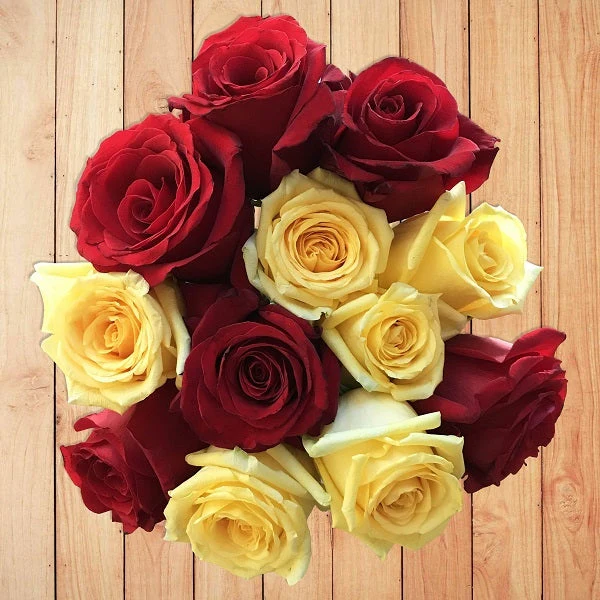
#> input picture Computer_Vision/Computer_Vision_Enhancement/image1.webp, 600 x 600 px; the run also reads 1 picture not shown here
$ python main.py   (older library calls are emulated)
#> lines starting #> are read from the running program, lines starting #| are printed output that depends on the picture; after the words box and inside, x2 and y2 are one past the last pixel; in counts of white or black regions, pixels touching at a corner belong together
### Computer_Vision/Computer_Vision_Enhancement/cv_lib/utils.py
import cv2
import matplotlib.pyplot as plt
from PIL import Image


def load_image(path):
    img = cv2.imread(path)
    if img is None:
        raise ValueError(f"Image at {path} not found.")
    return img

def to_rgb(img):
    return cv2.cvtColor(img, cv2.COLOR_BGR2RGB)

def to_hsv(img):
    return cv2.cvtColor(img, cv2.COLOR_BGR2HSV)

def show_images(images, titles, figsize=(15, 10)):
    n = len(images)
    plt.figure(figsize=figsize)
    for i in range(n):
        plt.subplot(1, n, i + 1)
        if len(images[i].shape) == 2:
            plt.imshow(images[i], cmap='gray')
        else:
            plt.imshow(to_rgb(images[i]))
        plt.title(titles[i])
        plt.axis('off')
    plt.show()


def get_exposure_times(list_of_paths):
    exposure_times = []
    for path in list_of_paths: # Loop through the list directly
        img = Image.open(path)
        exif = img.getexif()
        # Access the Exif IFD (0x8769)
        ifd = exif.get_ifd(0x8769)
        # 33434 is the ExposureTime tag
        raw_time = ifd.get(33434)
        if raw_time is not None:
            exposure_times.append(round(float(raw_time),5))
        else:
            print(f"Warning: No exposure time found for {path}")

    return exposure_times


def split_image_vertical(image):
    h, w = image.shape[:2]

    mid = w // 2  # middle column

    left_half = image[:, :mid+100]
    right_half = image[:, mid-100:]
    show_images([left_half, right_half], ["Left Half", "Right Half"])
    return left_half, right_half

### Computer_Vision/Computer_Vision_Enhancement/cv_lib/editing.py
import cv2
import numpy as np

def selective_enhance(image, target_ranges,
                     sharpen_strength=1.5,
                     blur_size=(21, 21),
                     feather_size=11):

    """
    target_ranges: list of (lower, upper) HSV ranges
                   e.g. [(lower_red1, upper_red1), (lower_red2, upper_red2)]
    """

    hsv = cv2.cvtColor(image, cv2.COLOR_BGR2HSV)

    # --- Build combined mask ---
    mask = np.zeros(image.shape[:2], dtype=np.uint8)
    for lower, upper in target_ranges:
        mask |= cv2.inRange(hsv, lower, upper)

    # --- Clean mask ---
    kernel = np.ones((5, 5), np.uint8)
    mask = cv2.morphologyEx(mask, cv2.MORPH_OPEN, kernel)

    # --- Feather mask (smooth edges for better blending) ---
    mask = cv2.GaussianBlur(mask, (feather_size, feather_size), 0)
    mask_3d = cv2.merge([mask, mask, mask]).astype(np.float32) / 255.0

    # --- Sharpen only once ---
    blurred_small = cv2.GaussianBlur(image, (0, 0), 2)
    sharpened = cv2.addWeighted(image, 1 + sharpen_strength, blurred_small, -sharpen_strength, 0)

    # --- Background blur ---
    background_blurred = cv2.GaussianBlur(image, blur_size, 0)

    # --- Final blend ---
    enhanced = (sharpened.astype(np.float32) * mask_3d +
                background_blurred.astype(np.float32) * (1 - mask_3d))

    return np.clip(enhanced, 0, 255).astype(np.uint8)

### Computer_Vision/Computer_Vision_Enhancement/cv_lib/enhancement.py
import cv2
import numpy as np

# Task 2: Sharpening Pipelines
def pipeline_laplacian(image):
    lab = cv2.cvtColor(image, cv2.COLOR_BGR2LAB)
    L, A, B = cv2.split(lab)
    L = L.astype(np.float32)
    laplacian = cv2.Laplacian(L, cv2.CV_32F)
    L_sharp = L - laplacian
    L_sharp = np.clip(L_sharp, 0, 255).astype(np.uint8)
    merged = cv2.merge((L_sharp, A, B))
    return cv2.cvtColor(merged, cv2.COLOR_LAB2BGR)

def pipeline_highboost(image, k=1.5):
    image_f = image.astype(np.float32)
    blurred = cv2.GaussianBlur(image_f, (5, 5), 0)
    mask = image_f - blurred
    sharpened = image_f + k * mask
    return np.clip(sharpened, 0, 255).astype(np.uint8)

def pipeline_unsharp_mask(image, sigma=1.0, strength=1.5):
    image_f = image.astype(np.float32)
    blurred = cv2.GaussianBlur(image_f, (0, 0), sigma)
    sharpened = image_f + strength * (image_f - blurred)
    return np.clip(sharpened, 0, 255).astype(np.uint8)

# Task 3: Intelligent Auto Image Enhancement

def intelligent_enhance(image):
    img = image.copy()
    h_orig, w_orig = img.shape[:2]

    gray = cv2.cvtColor(img, cv2.COLOR_BGR2GRAY)

    # Image Analysis
    non_white = gray < 235
    mean_val  = float(np.mean(gray[non_white])) if non_white.any() else float(np.mean(gray))
    std_val   = float(np.std(gray[non_white]))  if non_white.any() else float(np.std(gray))
    avg_noise = float(cv2.Laplacian(gray, cv2.CV_64F).var())

    print(f"Brightness : {mean_val:.1f}")
    print(f"Contrast   : {std_val:.1f}")
    print(f"Noise      : {avg_noise:.1f}")

    enhanced = img.copy()

    # Brightness Correction
    def gamma_lut(gamma):
        lut = np.arange(256, dtype=np.float32)
        lut = ((lut / 255.0) ** gamma) * 255.0
        return np.clip(lut, 0, 255).astype(np.uint8)

    if mean_val < 85:
        print("→ Fix: Brighten (γ=0.35)")
        enhanced = cv2.LUT(enhanced, gamma_lut(0.35))
    elif mean_val > 170:
        print("→ Fix: Darken (γ=2.2)")
        enhanced = cv2.LUT(enhanced, gamma_lut(2.2))
    else:
        print("→ Brightness OK")

    # Contrast Correction
    if std_val < 50:
        print("→ Fix: CLAHE (low contrast)")
        l, a, b = cv2.split(cv2.cvtColor(enhanced, cv2.COLOR_BGR2LAB))
        clahe = cv2.createCLAHE(clipLimit=2.0, tileGridSize=(8, 8))
        l = clahe.apply(l)
        enhanced = cv2.cvtColor(cv2.merge((l, a, b)), cv2.COLOR_LAB2BGR)
    else:
        print("→ Contrast OK")

    # Saturation Correction
    hsv_e   = cv2.cvtColor(enhanced, cv2.COLOR_BGR2HSV).astype(np.float32)
    avg_sat = float(np.mean(hsv_e[:,:,1]))
    print(f"Saturation : {avg_sat:.1f}")

    if avg_sat < 80:
        boost = 1.3
        print(f"→ Fix: Saturation boost x{boost} (dull colors)")
    elif avg_sat < 120:
        boost = 1.15
        print(f"→ Fix: Saturation boost x{boost} (slightly dull)")
    else:
        boost = 1.0
        print("→ Saturation OK")

    if boost > 1.0:
        hsv_e[:,:,1] = np.clip(hsv_e[:,:,1] * boost, 0, 255)
        enhanced = cv2.cvtColor(hsv_e.astype(np.uint8), cv2.COLOR_HSV2BGR)

    # Noise Reduction
    if avg_noise > 500:
        print("→ Fix: Denoise (noisy image)")
        enhanced = cv2.fastNlMeansDenoisingColored(enhanced, None, h=3, hColor=3,
                                                    templateWindowSize=5, searchWindowSize=21)
    else:
        print("→ Noise OK")

    if enhanced.shape[:2] != (h_orig, w_orig):
        enhanced = cv2.resize(enhanced, (w_orig, h_orig))

    return enhanced


# Task 8: HDR Imaging
# [71 lines left out: functions align_images_akaze, create_hdr, create_hdr2, not called in this run]

### Computer_Vision/Computer_Vision_Enhancement/cv_lib/geometry.py
import cv2
import numpy as np

def create_panorama(img1, img2):

    # Ensure inputs are valid arrays
    if img1 is None or img2 is None or not isinstance(img1, np.ndarray):
        print("Error: Invalid image inputs. Expected NumPy arrays.")
        return None
    stitcher = cv2.Stitcher_create()
    status, stitched_image = stitcher.stitch([img1, img2])
    # Return the image directly if successful, otherwise return None
    if status == cv2.Stitcher_OK:
        return stitched_image
    else:
        # Status 1 = Need more images, 2 = Homography fail, 3 = Camera parameters fail
        print(f"Error: Image stitching failed with status code {status}")
        return None


def compute_depth(img_left, img_right):

    # Task 7: Estimates relative depth using stereo matching.

    # Check input images
    if img_left is None or img_right is None:
        print("Error: Invalid input images")
        return None

    # Convert images to grayscale
    gray_left = cv2.cvtColor(img_left, cv2.COLOR_BGR2GRAY)
    gray_right = cv2.cvtColor(img_right, cv2.COLOR_BGR2GRAY)

    # Reduce noise before stereo matching
    gray_left = cv2.GaussianBlur(gray_left, (5, 5), 0)
    gray_right = cv2.GaussianBlur(gray_right, (5, 5), 0)

    # Create Stereo Block Matching object
    stereo = cv2.StereoBM_create(
        numDisparities=64,
        blockSize=9
    )

    # Compute disparity map
    disparity = stereo.compute(gray_left, gray_right)

    # Normalize disparity for visualization
    disparity_norm = cv2.normalize(
        disparity,
        None,
        alpha=0,
        beta=255,
        norm_type=cv2.NORM_MINMAX,
        dtype=cv2.CV_8U
    )

    # Remove salt-and-pepper noise
    disparity_norm = cv2.medianBlur(disparity_norm, 5)

    return disparity_norm

### Computer_Vision/Computer_Vision_Enhancement/cv_lib/recognition.py
import cv2
import numpy as np

def match_object(scene_img, template_img, min_match_count=6, max_features=3000):
    scene_gray = cv2.cvtColor(scene_img, cv2.COLOR_BGR2GRAY)
    template_gray = cv2.cvtColor(template_img, cv2.COLOR_BGR2GRAY)

    orb = cv2.ORB_create(nfeatures=max_features)
    kp1, des1 = orb.detectAndCompute(template_gray, None)
    kp2, des2 = orb.detectAndCompute(scene_gray, None)

    if des1 is None or des2 is None:
        return scene_img.copy()

    bf = cv2.BFMatcher(cv2.NORM_HAMMING)
    matches = bf.knnMatch(des1, des2, k=2)

    good_matches = []
    for m_n in matches:
        if len(m_n) == 2:
            m, n = m_n
            if m.distance < 0.75 * n.distance:
                good_matches.append(m)

    if len(good_matches) < min_match_count:
        return cv2.drawMatches(
            template_img, kp1, scene_img, kp2, good_matches[:20], None,
            flags=cv2.DrawMatchesFlags_NOT_DRAW_SINGLE_POINTS
        )

    src_pts = np.float32([kp1[m.queryIdx].pt for m in good_matches]).reshape(-1, 1, 2)
    dst_pts = np.float32([kp2[m.trainIdx].pt for m in good_matches]).reshape(-1, 1, 2)

    H, _ = cv2.findHomography(src_pts, dst_pts, cv2.RANSAC, 5.0)

    if H is None:
        return cv2.drawMatches(
            template_img, kp1, scene_img, kp2, good_matches[:20], None,
            flags=cv2.DrawMatchesFlags_NOT_DRAW_SINGLE_POINTS
        )

    h, w = template_gray.shape
    corners = np.float32([[0, 0], [0, h - 1], [w - 1, h - 1], [w - 1, 0]]).reshape(-1, 1, 2)
    scene_corners = cv2.perspectiveTransform(corners, H)

    output = scene_img.copy()
    cv2.polylines(output, [np.int32(scene_corners)], True, (0, 255, 0), 3)
    cv2.putText(output, "Object Found", (20, 40),
                cv2.FONT_HERSHEY_SIMPLEX, 1, (0, 255, 0), 2)

    return output

### Computer_Vision/Computer_Vision_Enhancement/cv_lib/document.py
import cv2
import numpy as np

def clean_document(image):
    """
    Cleans scanned document images affected by noise and uneven lighting.
    Uses Adaptive Thresholding and Morphological operations.
    """
    gray = cv2.cvtColor(image, cv2.COLOR_BGR2GRAY)

    # Denoise
    denoised = cv2.fastNlMeansDenoising(gray, None, 10, 7, 21)

    # Adaptive Thresholding to handle uneven lighting
    thresh = cv2.adaptiveThreshold(denoised, 255, cv2.ADAPTIVE_THRESH_GAUSSIAN_C,
                                    cv2.THRESH_BINARY, 11, 2)

    # Morphological cleaning
    kernel = np.ones((1, 1), np.uint8)
    cleaned = cv2.morphologyEx(thresh, cv2.MORPH_OPEN, kernel)

    return cleaned

### Computer_Vision/Computer_Vision_Enhancement/main.py
import cv2
import numpy as np
from cv_lib import enhancement, recognition, utils, editing, document, geometry

def main():
    # Load sample image
    image = utils.load_image("image1.webp")
#> in load_image, img is the input picture: shape (600, 600, 3); mean B, G, R 93.2, 130.1, 183.3

    # --- Task 1: Selective Enhancement ---
    red_ranges = [
    (np.array([0,120,70]), np.array([10,255,255])),
    (np.array([170,120,70]), np.array([180,255,255]))
    ]

    result = editing.selective_enhance(image, red_ranges)
#> the loop in selective_enhance, `for lower, upper in target_ranges:` made 2 passes
#> pass 1, in selective_enhance, `mask |= cv2.inRange(hsv, lower, upper)`:
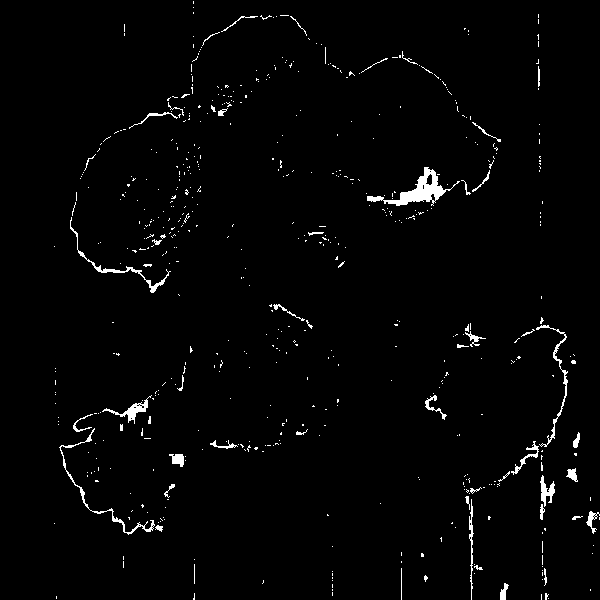
#> mask: shape (600, 600); 1.9% white; 566 white regions (514 under 20 px), largest, box (x1, y1, x2, y2) and area: (367, 167, 460, 206) 981, (59, 428, 155, 535) 437, (70, 217, 171, 293) 385
    utils.show_images([image, result], ["Original", "Task 1: Selective Enhancement"])
#> in show_images, `n = len(images)`: n = 2


    # --- Task 2: Sharpening Pipelines ---
    laplacian = enhancement.pipeline_laplacian(image)
    highboost = enhancement.pipeline_highboost(image)
    unsharp = enhancement.pipeline_unsharp_mask(image)
    utils.show_images([image, laplacian, highboost, unsharp],
                      ["Original", "Laplacian", "High-boost", "Unsharp Mask"])

    # --- Task 3: Intelligent Auto Enhancement ---
    dark_image   = np.clip(image.astype(np.int32) - 100, 0, 255).astype(np.uint8)
    bright_image = np.clip(image.astype(np.int32) + 100, 0, 255).astype(np.uint8)

    print("--- Dark ---");   dark_r   = enhancement.intelligent_enhance(dark_image)
#> in intelligent_enhance, `gray = cv2.cvtColor(img, cv2.COLOR_BGR2GRAY)`:
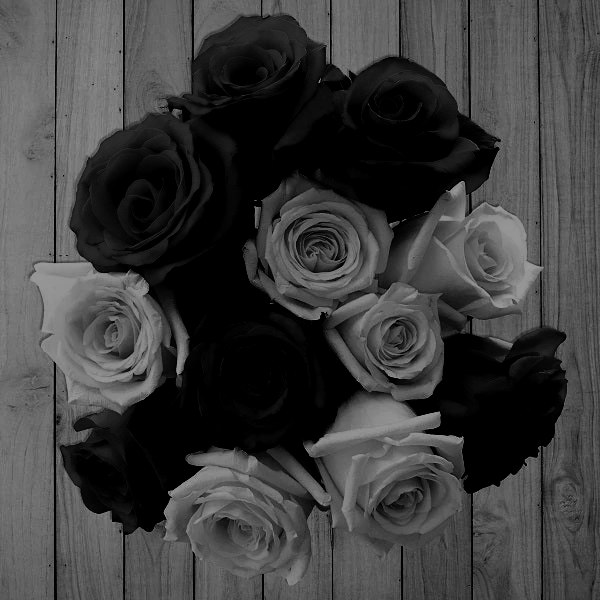
#> gray: shape (600, 600); min 0, max 155, mean 62.1
#> in intelligent_enhance, `mean_val  = float(np.mean(gray[non_white])) if non_white.any() else fl..`: mean_val = 62.13
#> in intelligent_enhance, `std_val   = float(np.std(gray[non_white]))  if non_white.any() else fl..`: std_val = 44.69
#> in intelligent_enhance, `avg_noise = float(cv2.Laplacian(gray, cv2.CV_64F).var())`: avg_noise = 657.3
#| Brightness : 62.1
#| Contrast   : 44.7
#| Noise      : 657.3
#> in intelligent_enhance, `enhanced = cv2.cvtColor(cv2.merge((l, a, b)), cv2.COLOR_LAB2BGR)`:
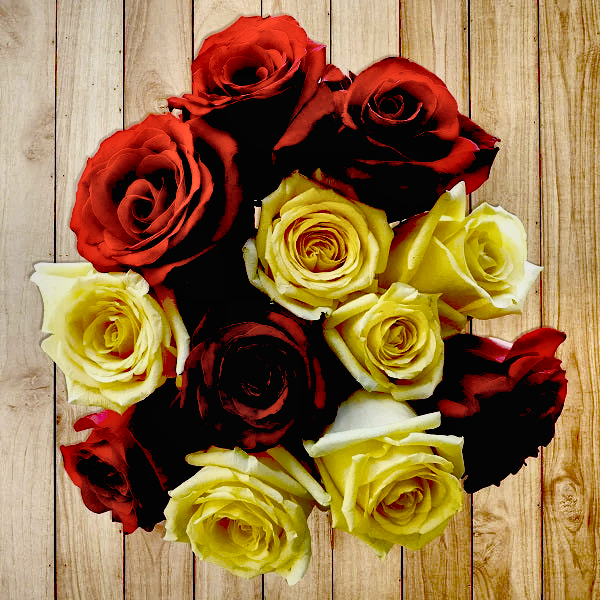
#> enhanced: shape (600, 600, 3); mean B, G, R 69, 113.7, 150.2
#> in intelligent_enhance, `hsv_e   = cv2.cvtColor(enhanced, cv2.COLOR_BGR2HSV).astype(np.float32)`:
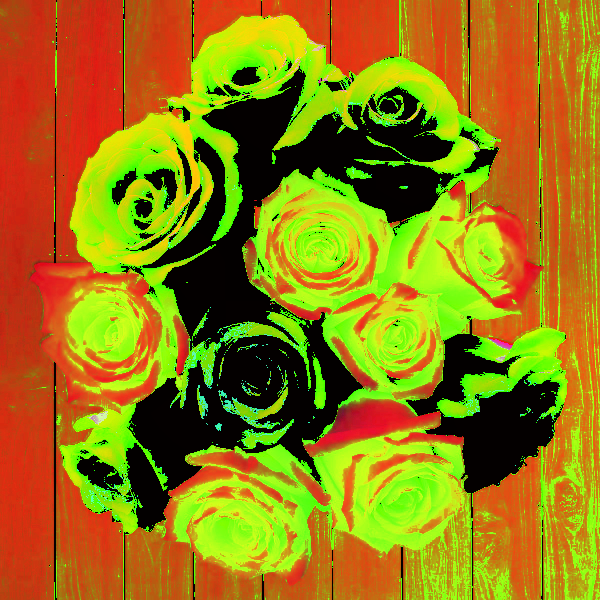
#> hsv_e: shape (600, 600, 3) float32; mean B, G, R 15.2, 123, 150.3
#> in intelligent_enhance, `avg_sat = float(np.mean(hsv_e[:,:,1]))`: avg_sat = 122.8
#| Saturation : 122.8
    print("--- Bright ---"); bright_r = enhancement.intelligent_enhance(bright_image)
#> in intelligent_enhance (call 2), `gray = cv2.cvtColor(img, cv2.COLOR_BGR2GRAY)`:
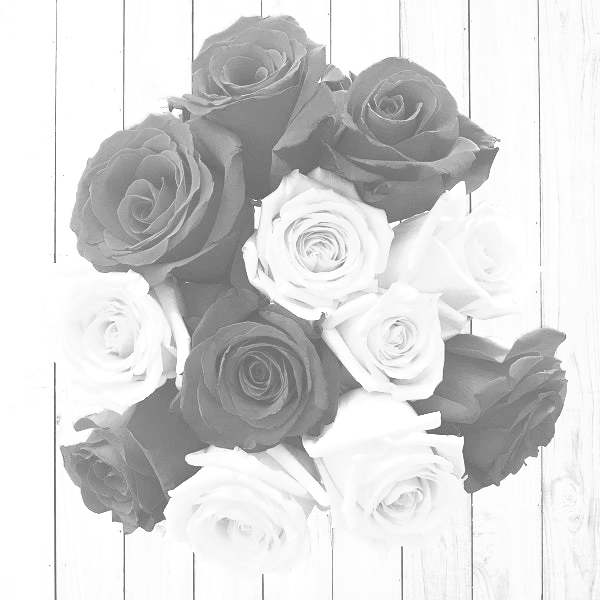
#> gray: shape (600, 600); min 101, max 255, mean 214.7
#> in intelligent_enhance (call 2), `non_white = gray < 235`:
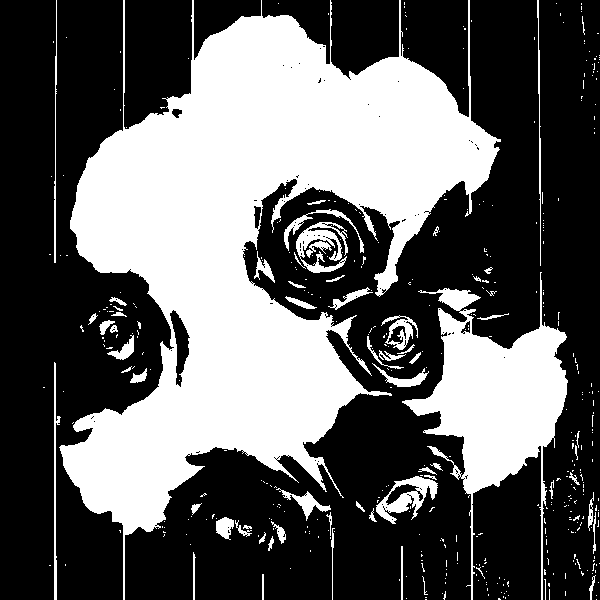
#> non_white: shape (600, 600) bool; 37.6% white; 436 white regions (372 under 20 px), largest, box (x1, y1, x2, y2) and area: (59, 0, 501, 600) 107150, (402, 272, 568, 600) 18109, (376, 476, 438, 524) 1169
#> in intelligent_enhance (call 2), `mean_val  = float(np.mean(gray[non_white])) if non_white.any() else fl..`: mean_val = 154.3
#> in intelligent_enhance (call 2), `std_val   = float(np.std(gray[non_white]))  if non_white.any() else fl..`: std_val = 31.69
#> in intelligent_enhance (call 2), `avg_noise = float(cv2.Laplacian(gray, cv2.CV_64F).var())`: avg_noise = 760.6
#| Brightness : 154.3
#| Contrast   : 31.7
#| Noise      : 760.6
#> in intelligent_enhance (call 2), `l, a, b = cv2.split(cv2.cvtColor(enhanced, cv2.COLOR_BGR2LAB))`:
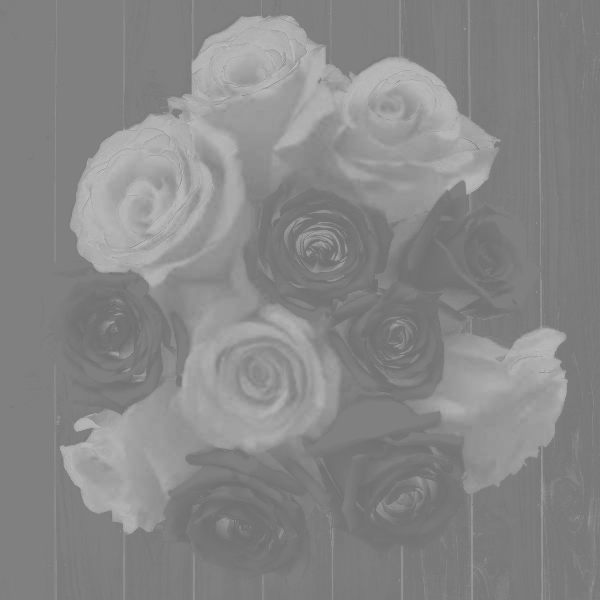
#> a: shape (600, 600); min 111, max 188, mean 135.5
#> in intelligent_enhance (call 2), `avg_sat = float(np.mean(hsv_e[:,:,1]))`: avg_sat = 59.85
#| Saturation : 59.8
    print("--- Normal ---"); normal_r = enhancement.intelligent_enhance(image)
#| Brightness : 139.7
#| Contrast   : 70.8
#| Noise      : 1397.7
#| Saturation : 144.3

    utils.show_images(
    [dark_image, dark_r, bright_image, bright_r, image, normal_r],
    ["Dark Input", "Brightened",
    "Bright Input", "Darkened",
    "Normal Input", "CLAHE"],
    )

    task3_result = enhancement.intelligent_enhance(image)
#| Brightness : 139.7
#| Contrast   : 70.8
#| Noise      : 1397.7
#| Saturation : 144.3
    utils.show_images([image, task3_result], ["Original", "Task 3: Auto Enhancement"])

    # --- Task 4: Document Cleaning ---
    task4_result = document.clean_document(image)
    utils.show_images([image, task4_result], ["Original", "Task 4: Cleaned Document"])

    print("Demo complete. Results displayed.")

    # --- Task 5: Image Stitching ---
    left_half, right_half = utils.split_image_vertical(image)
    task5_result = geometry.create_panorama(left_half, right_half)
#> in create_panorama, `status, stitched_image = stitcher.stitch([img1, img2])`: status = 0
    utils.show_images([task5_result], ["Stitched Panorama"])

    # --- Task 6: Object Recognition ---
    template_img = utils.load_image("template.jpeg")   # crop of one rose or one clear object
    scene_img = utils.load_image("image1.webp")         # image containing the same object

    task6_result = recognition.match_object(scene_img, template_img, min_match_count=6, max_features=5000)
#> in match_object, `kp1, des1 = orb.detectAndCompute(template_gray, None)`: kp1 = 156 keypoints; strongest (x, y, size): (100, 130, 31), (130, 79, 31), (131, 50, 31), (133, 50, 31)
#> in match_object, `kp2, des2 = orb.detectAndCompute(scene_gray, None)`: kp2 = 4744 keypoints; strongest (x, y, size): (462, 438, 31), (438, 412, 31), (55, 262, 31), (168, 492, 31)
#> in match_object, `matches = bf.knnMatch(des1, des2, k=2)`: matches = 156 matches
#> after the loop in match_object, `for m_n in matches:`: good_matches = 41 matches
#> in match_object, `src_pts = np.float32([kp1[m.queryIdx].pt for m in good_matches]).resha..`: src_pts = 41 rows, first 8: [103, 31], [106, 33], [108, 40], [108, 42], [125, 48], [131, 50], [133, 50], [108, 57]
#> in match_object, `dst_pts = np.float32([kp2[m.trainIdx].pt for m in good_matches]).resha..`: dst_pts = 41 rows, first 8: [171, 140], [174, 142], [176, 149], [176, 151], [193, 157], [199, 159], [201.6, 159.6], [177, 167]
#> in match_object, `H, _ = cv2.findHomography(src_pts, dst_pts, cv2.RANSAC, 5.0)`: H = [[0.898, -0.0593, 74.69], [-0.0432, 0.905, 111.5], [-0.000259, -0.000281, 1]]
#> in match_object, `scene_corners = cv2.perspectiveTransform(corners, H)`: scene_corners = [[74.69, 111.5], [67.74, 281.7], [244.5, 287.5], [242.8, 108.9]]
    utils.show_images([scene_img, task6_result], ["Scene", "Task 6: Transformed Object Recognition"])

    # # --- Task 7: Depth Estimation ---
    task7_result = geometry.compute_depth(left_half, right_half)  # Using same image for demo
    utils.show_images([image, task7_result], ["Original", "Task 7: Depth Estimation"])


    # # --- Task 8: HDR ---
    images_paths = ["HDR_images/1.jpg", "HDR_images/2.jpg", "HDR_images/3.jpg"]  # Sample images with different exposures
    exposure_times = utils.get_exposure_times(images_paths)
    print(exposure_times)
    images = [cv2.imread(path) for path in images_paths]
    task82_result = enhancement.create_hdr(images, exposure_times)  # Using same image for demo
    utils.show_images([images[0], images[1], images[2], task82_result], ["1", "2", "3", "Task 8: HDR Image"])
    # cv2.imwrite('output1.jpg', task82_result)

    images_paths = ["HDR_images/16.jpg", "HDR_images/15.jpg", "HDR_images/14.jpg", "HDR_images/13.jpg",]  # Sample images with different exposures
    exposure_times = utils.get_exposure_times(images_paths)
    print(exposure_times)
    images = [cv2.imread(path) for path in images_paths]
    task81_result = enhancement.create_hdr2(images, exposure_times)  # Using same image for demo
    utils.show_images([images[0], images[1], images[2], images[3], task81_result], ["1", "2", "3", "4", "Task 8: HDR Image"])
    #cv2.imwrite('output1.jpg', task82_result)


if __name__ == "__main__":
#> (the run stopped early here; a loop or call above may not have finished)
